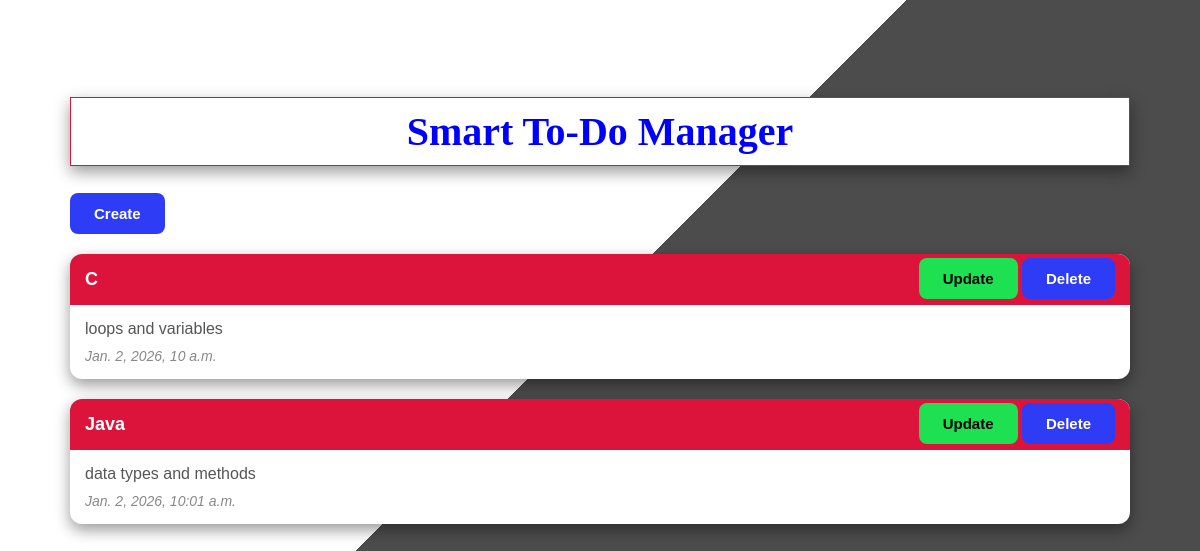
Before: / with the older database file.
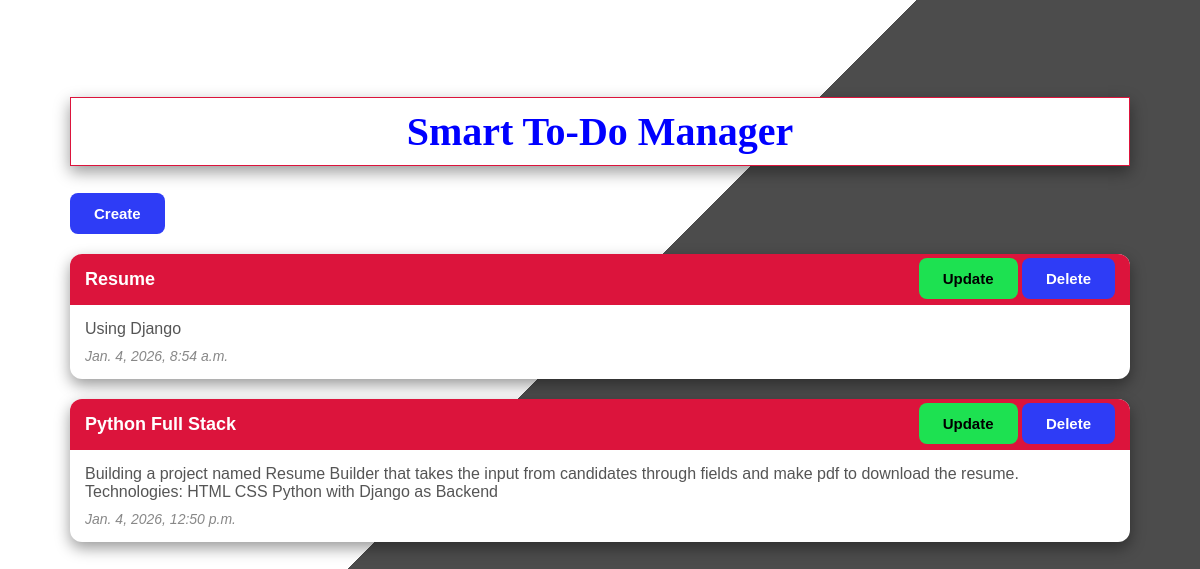
After: the same page with the newer database file.
### todo_app/models.py (models this page shows, shortened)
class ToDoItem(models.Model):
    title = models.CharField(max_length=100)
    description = models.CharField(blank=True)
    completed = models.BooleanField(default=False)
    created_at = models.DateTimeField(auto_now_add=True)

### todo_app/views.py (the view)
# urls.py: path('',views.todo_list,name = 'todo_list'),
def todo_list(request):
    todos = ToDoItem.objects.all()
    return render(request,'todo_list.html',{'todos':todos})

### templates/todo_list.html
{% extends 'base.html' %}
{% block content %}
<div>
    <div>
        <h1 class="page-title">Smart To‑Do Manager</h1>
    </div>
    <div>
        <a href="{% url 'create_todo' %}">
            <button class="btn btn-create">Create</button>
        </a>
    </div>
    {% for todo in todos %}
    <div class="card">
        <div class=" card-header">
            <div class="todo-title">
                {{todo.title}}
            </div>
            <div class="todo-actions">
                <a href="{% url 'update_todo' todo.id %}" class="btn btn-update">Update</a>
                <a href="{% url 'delete_todo' todo.id %}" class="btn btn-delete">Delete</a>
            </div>
        </div>
        <div class="card-body">
            <div class="todo-description">{{todo.description}}</div>
            <div class="todo-date"><em>{{todo.created_at}}</em></div>
        </div>
    </div>
    {% endfor %}
</div>
{% endblock %}

### templates/base.html (shortened to what this page needs)
{% load static %}
<!DOCTYPE html>
<html lang="en">
<head>
    <link rel="stylesheet" href="{% static 'style.css' %}">
</head>
<body class="body">
    <div class="container">
        {% block content %}
        {% endblock %}
    </div>
</body>
</html>

### static/style.css (style rules this page uses)
body { font-family: 'Poppins', sans-serif; background: linear-gradient(135deg, rgba(255,255,255,0.7) 50%, rgba(0,0,0,0.7) 50%); margin: 0; padding: 70px; }
.page-title { background-color: white; border: 1px solid crimson; box-shadow: 0 6px 15px rgba(0,0,0,.4); overflow: hidden; padding: 10px; text-align: center; font-family: Brush Script MT, Brush Script Std, cursive; font-size: 40px; color: blue; animation: slideDown 1s ease-out; }
.btn { padding: 10px 20px; border-radius: 8px; border: none; font-size: 15px; cursor: pointer; font-weight: 600; transition: background-color 0.3s ease, transform 0.2s ease; }
.btn-create { background-color: rgb(46, 60, 246); color: white; }
.btn-update { background-color: #1de151; color: black; text-decoration: none; }
.btn-delete { background-color: rgb(46, 60, 246); color: white; text-decoration: none; }
.card { background: white; border-radius: 12px; margin: 20px 0; box-shadow: 0 6px 15px rgba(0,0,0,0.4); overflow: hidden; animation: fadeInUp 0.8s ease; transition: transform 0.3s ease, box-shadow 0.3s ease; }
.card-header { display: flex; justify-content: space-between; align-items: center; padding: 15px; background-color: crimson ; color: white; animation: pulseHeader 3s infinite; }
.todo-title { font-size: 18px; font-weight: bold; }
.card-body { padding: 15px; color: #555; animation: fadeIn 1.2s ease; }
.todo-description { margin-bottom: 10px; transition: transform 0.3s ease; }
.todo-date { font-size: 14px; color: #888; transition: opacity 0.3s ease; }
.btn { padding: 12px 24px; border-radius: 8px; border: none; cursor: pointer; font-weight: 600; transition: all 0.3s ease; }

Changed rows visible on the page:
removed ToDoItem: title "C", description "loops and variables", created_at "Jan. 2, 2026, 10 a.m."
removed ToDoItem: title "Java", description "data types and methods", created_at "Jan. 2, 2026, 10:01 a.m."
added ToDoItem: title "Resume", description "Using Django", created_at "Jan. 4, 2026, 8:54 a.m."
added ToDoItem: title "Python Full Stack", description "Building a project named Resume Builder that takes the input from candidates through fields and make pdf to download the resume. Technologies: HTML CSS Python with Django as Backend", created_at "Jan. 4, 2026, 12:50 p.m."
